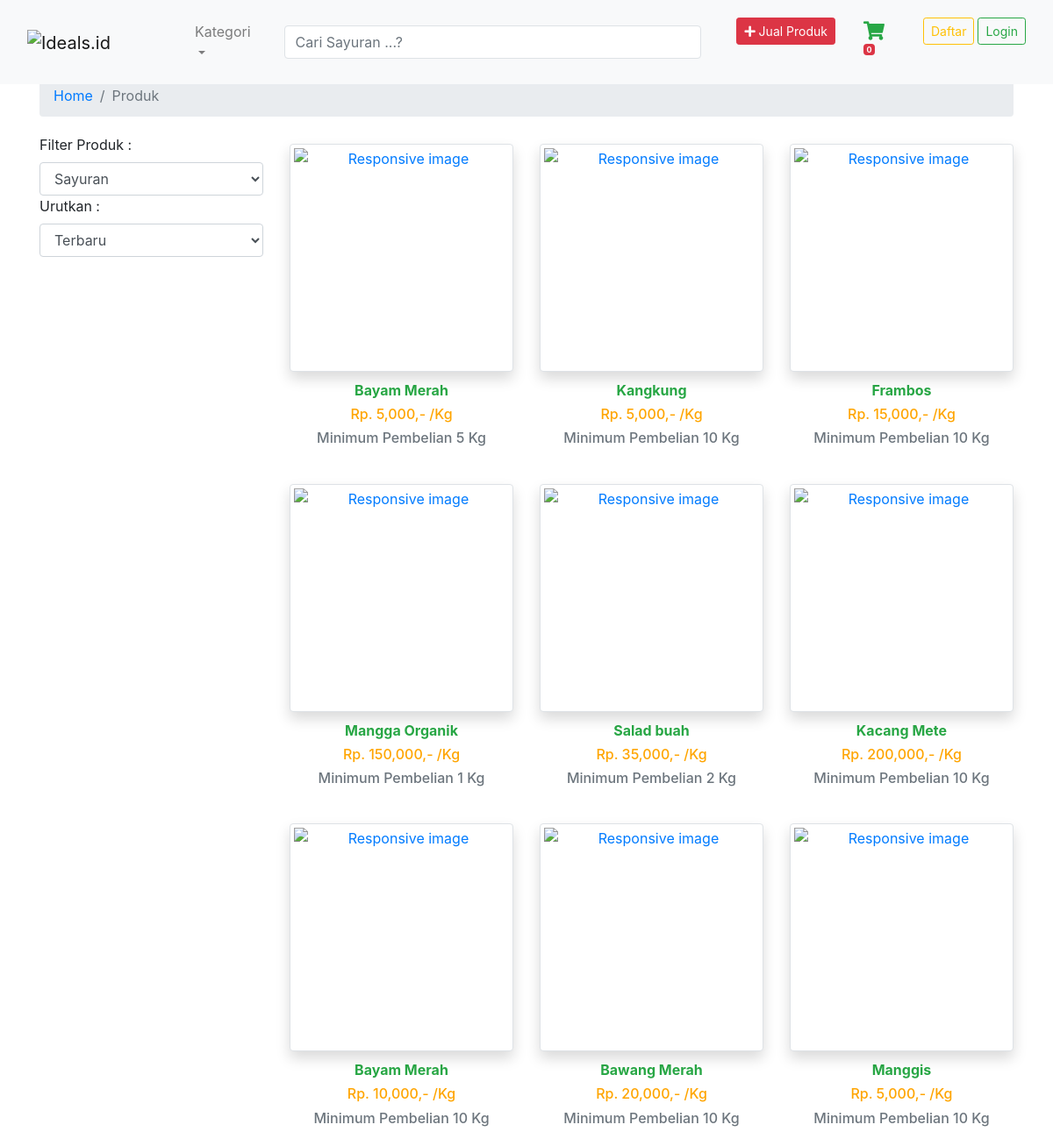
Before: /index.php?halaman=cari (upper part) with the older database file.
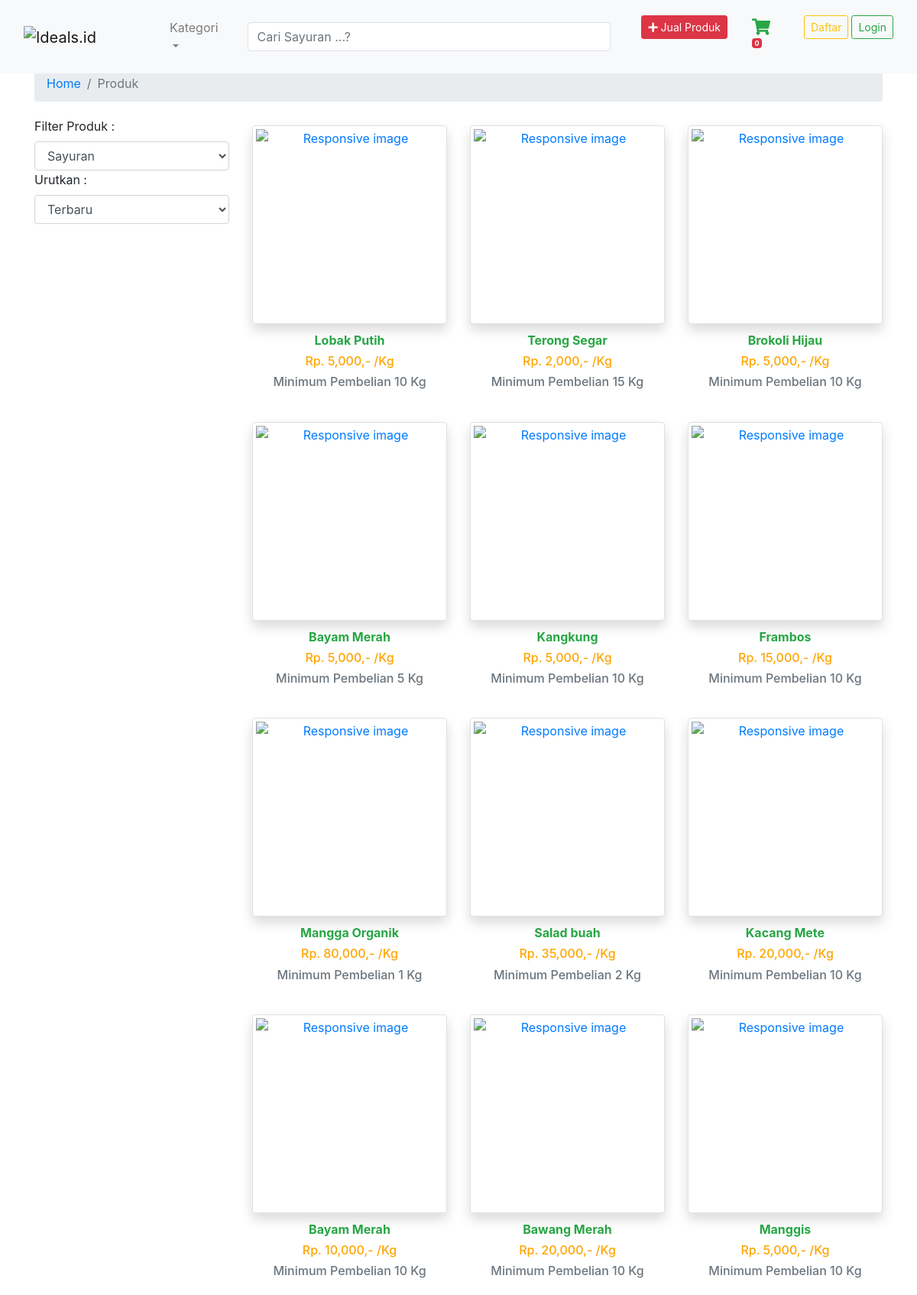
After: the same page with the newer database file.
### tables this page shows
CREATE TABLE `produk` (
  `kd_produk` int(25) NOT NULL,
  `id_user` int(25) NOT NULL,
  `nama_produk` varchar(25) NOT NULL,
  `kd_kategori` int(50) NOT NULL,
  `berat` varchar(25) NOT NULL,
  `jumlah` varchar(25) NOT NULL,
  `harga` varchar(25) NOT NULL,
  `foto` varchar(100) NOT NULL,
  `minimum_beli` varchar(20) NOT NULL,
  `deskripsi` text NOT NULL
);

### produk2.php (the view, shortened to what this page needs)
<?php while ($perproduk=$produk2->fetch_assoc()) { ?>
<div class="col-12 col-md-6 col-lg-4" style="padding-bottom:15px; ; margin-top: 7px;">
	<div class="img-thumbnail kontainer shadow bg-white rounded">
		<a href="index.php?halaman=detail&id=<?php echo $perproduk['kd_produk'];?>">
			<div class="card-body" style="text-align:center; overflow:hidden; padding:0;">
			</a>
		</div>
	</div>
	<div class="card-footer text-center">
		<div class="caption">
			<a class="link-text" href="detail_produk.php?id=<?php echo $perproduk['kd_produk'];?>">
				<h6 class="link-text text-success"><strong> <?php echo $perproduk['nama_produk']; ?></strong></h6></a>
				<h6 style="color:orange"> Rp. <?php echo number_format($perproduk['harga']);?>,- /Kg</h6>
				<h6 class="text-secondary">Minimum Pembelian <?php echo number_format($perproduk['minimum_beli']);?> Kg</h6>
		</div>
	</div>
</div>
<?php } ?>

Changed rows visible on the page:
added produk: nama_produk "Lobak Putih", harga "5,000", minimum_beli "10"
added produk: nama_produk "Terong Segar", harga "2,000", minimum_beli "15"
added produk: nama_produk "Brokoli Hijau", harga "5,000", minimum_beli "10"
changed produk "Mangga Organik": harga "150,000" → "80,000"
changed produk "Kacang Mete": harga "200,000" → "20,000"
